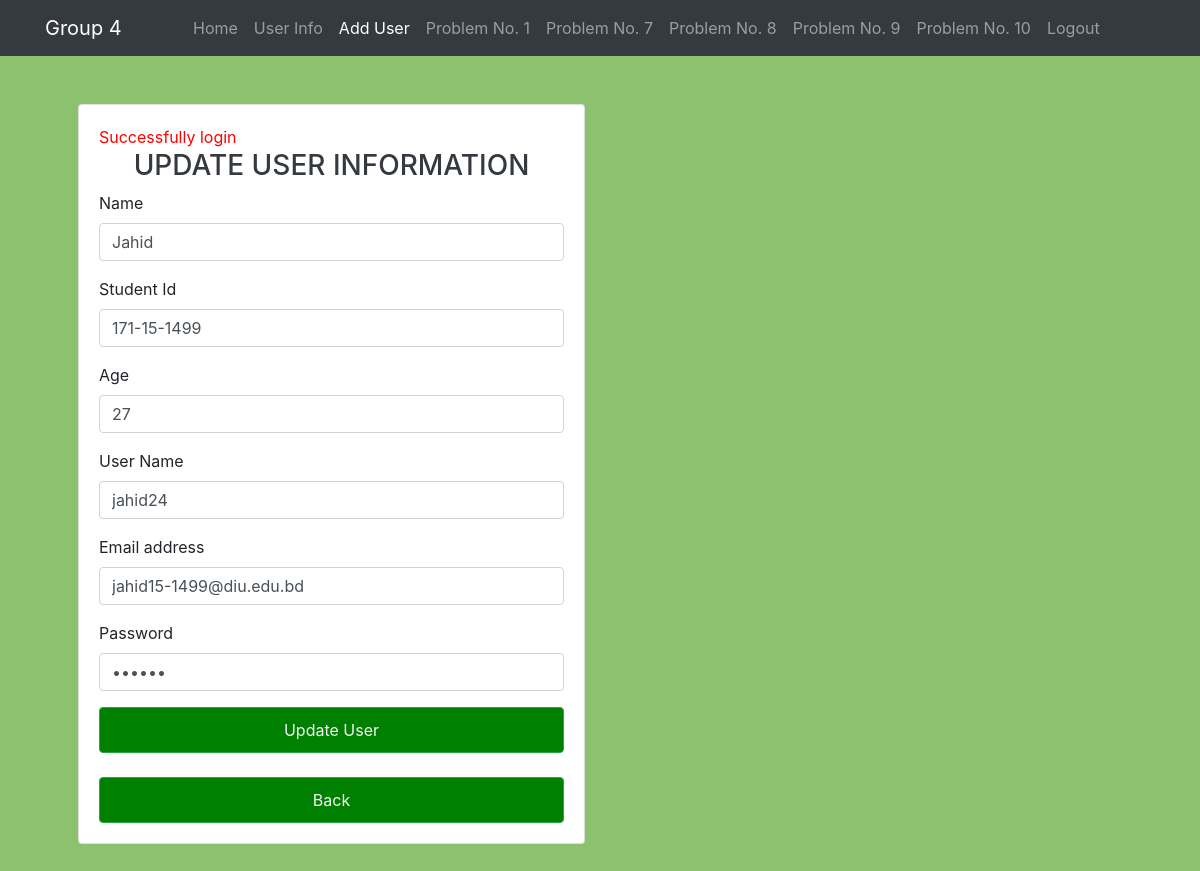
/edit_user.php?id=1 (signed in), run on the app's committed database.
### tables this page shows
CREATE TABLE `user` (
  `id` int(11) NOT NULL,
  `name` varchar(50) NOT NULL,
  `std_id` varchar(50) NOT NULL,
  `age` varchar(50) NOT NULL,
  `user_name` varchar(50) NOT NULL,
  `email` varchar(50) NOT NULL,
  `password` varchar(50) NOT NULL
);

### edit_user.php (the view, shortened to what this page needs)
<?php
$conn = new mysqli("localhost","root","","labfinal");
$id=$_GET['id'];
$sql = "SELECT * FROM `user` WHERE id = '$id'";
$result = $conn -> query($sql)-> fetch_row();
?>
<!doctype html>
<html lang="en">
<head>
    <link rel="stylesheet" href="bootstrap.min.css">
</head>
<body>
<nav class="navbar navbar-expand-lg navbar navbar-dark bg-dark">
    <div class="container">
        <a class="navbar-brand" href="index.php">Group 4</a>
        <div class="collapse navbar-collapse" id="navbarSupportedContent">
            <ul class="navbar-nav mx-auto mb-2 mb-lg-0">
                <li class="nav-item">
                    <a class="nav-link" aria-current="page" href="index.php">Home</a>
                </li>
                <?php
                if (isset($_SESSION['email'])){ ?>
                    <li class="nav-item">
                        <a class="nav-link" href="user_info.php">User Info</a>
                    </li>
                    <li class="nav-item">
                        <a class="nav-link active" href="add_user_form.php">Add User</a>
                    </li>
                    <li class="nav-item">
                        <a class="nav-link" href="1_insert_display_data.php">Problem No. 1</a>
                    </li>
                    <li class="nav-item">
                        <a class="nav-link" href="7_random_numbers.php">Problem No. 7</a>
                    </li>
                    <li class="nav-item">
                        <a class="nav-link" href="8_print_second_red.php">Problem No. 8</a>
                    </li>
                    <li class="nav-item">
                        <a class="nav-link" href="9_pattren_print.php">Problem No. 9</a>
                    </li>
                    <li class="nav-item">
                        <a class="nav-link" href="10_display_color.php">Problem No. 10</a>
                    </li>
                    <li class="nav-item">
                        <a class="nav-link" href="logout.php">Logout</a>
                    </li>
                <?php }?>
            </ul>
        </div>
    </div>
</nav>
<div class="container p-5">
    <div class="row">
        <div class="col-md-6 justify-content-center">
            <div class="card">
                <div class="card-body">
                    <div style="color: red">
                        <?php
                        if (isset($_SESSION['message'])){
                            echo $_SESSION['message'];
                        }
                        ?>
                    </div>
                    <form action="update_user.php?id=<?php echo $result['0'];?>" method="post">
                        <div class="text-center">
                            <h3 class="text-uppercase text-dark">Update User Information</h3>
                        </div>
                        <div class="mb-3">
                            <label for="exampleInputEmail1" class="form-label">Name</label>
                            <input type="text" class="form-control" name="name" value="<?php echo $result['1'];?>" placeholder="Name"/>
                        </div>
                        <div class="mb-3">
                            <label for="exampleInputEmail1" class="form-label">Student Id</label>
                            <input type="text" class="form-control" name="std_id" value="<?php echo $result['2'];?>" placeholder="Student Id"/>
                        </div>
                        <div class="mb-3">
                            <label for="exampleInputEmail1" class="form-label">Age</label>
                            <input type="text" class="form-control" name="age" value="<?php echo $result['3'];?>" placeholder="Enter your age"/>
                        </div>
                        <div class="mb-3">
                            <label for="exampleInputEmail1" class="form-label">User Name</label>
                            <input type="text" class="form-control" name="user_name" value="<?php echo $result['4'];?>" placeholder="Enter your user name">
                        </div>
                        <div class="mb-3">
                            <label for="exampleInputEmail1" class="form-label">Email address</label>
                            <input type="text" class="form-control" name="email" value="<?php echo $result['5'];?>" placeholder="Enter your email">
                        </div>
                        <div class="mb-3">
                            <label for="exampleInputEmail1" class="form-label">Password</label>
                            <input type="password" class="form-control" name="password" value="<?php echo $result['6'];?>" placeholder="Enter your password"/>
                        </div>
                        <button class="btn btn-block btn-success" type="submit">Update User</button>
                    </form>
                    <br>
                    <div class="button">
                        <a class="btn btn-block btn-success" href="user_info.php">Back</a>
                    </div>
                </div>
            </div>
        </div>
    </div>
</div>
</body>
</html>

### edit_user.php (style rules this page uses)
body { background: #8cc16e; }
.btn { padding: 10px 20px; background: green; color: whitesmoke; text-decoration: none; }

### data on the page
user: name "Jahid", std_id "171-15-1499", age "27", user_name "jahid24", email "jahid15-1499@diu.edu.bd"

### other printed values
$_SESSION['message'] "Successfully login"
